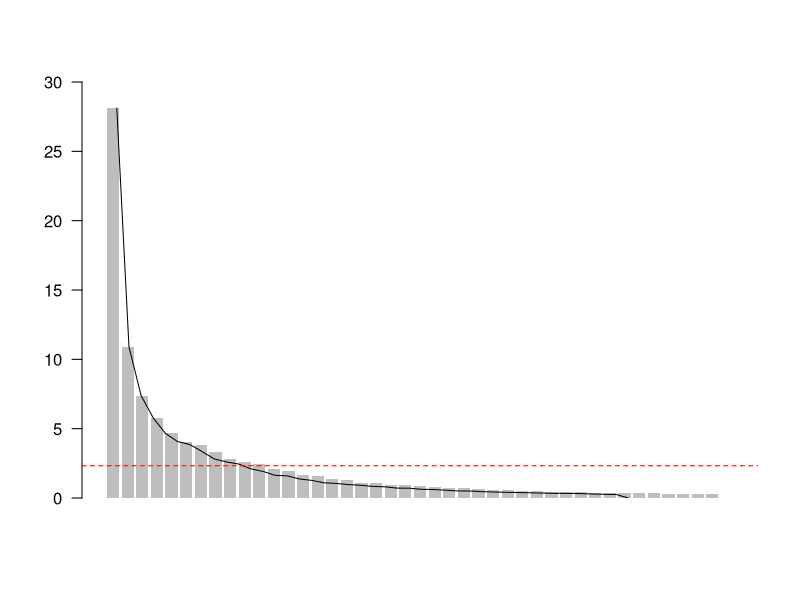
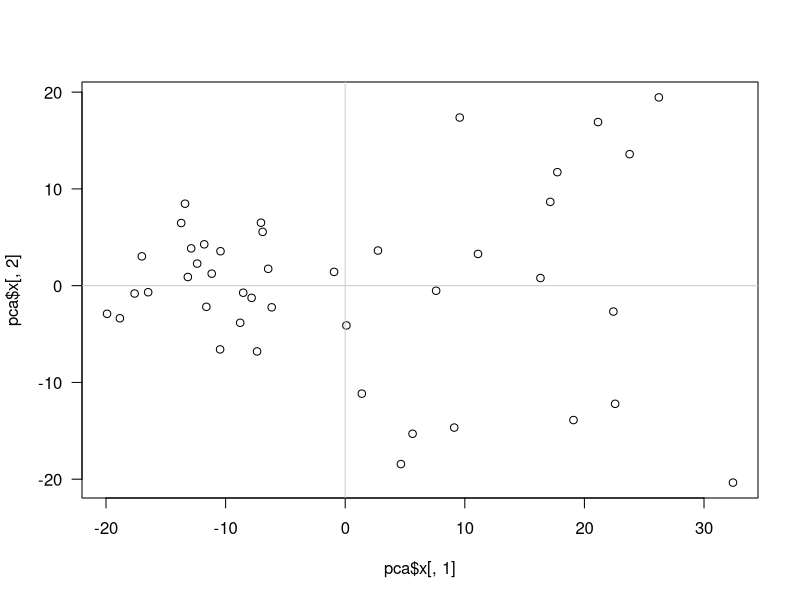
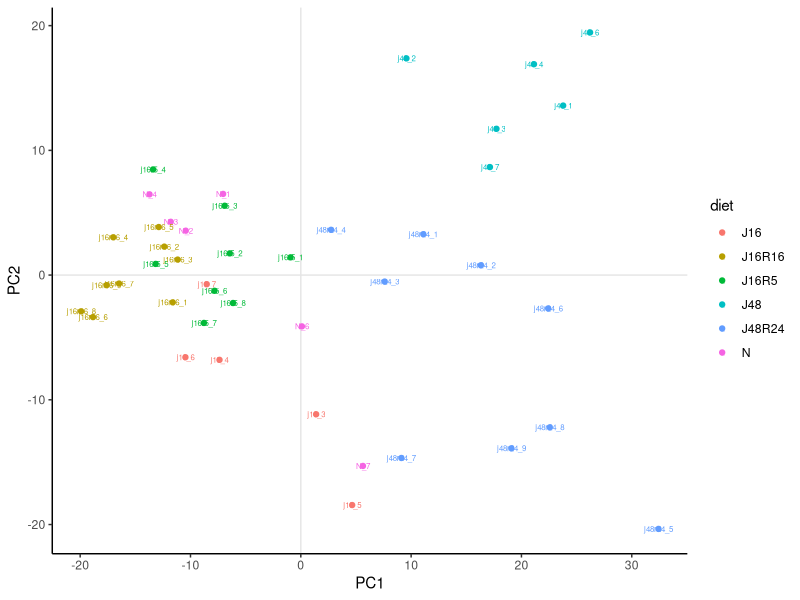
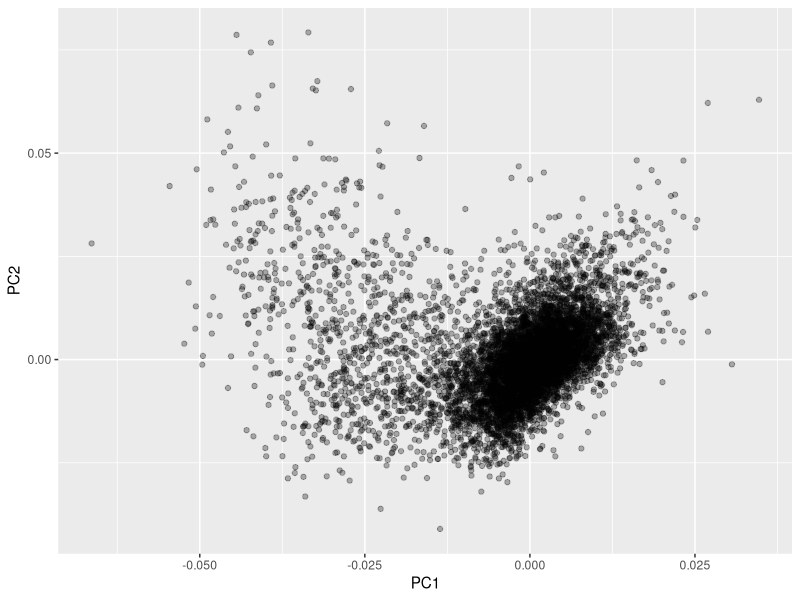
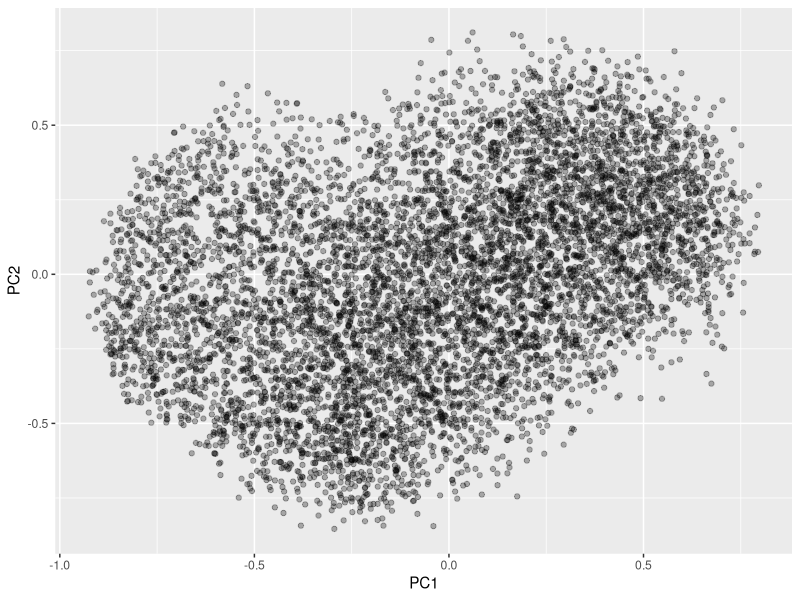

Reproduce these figures in R, in order.
## ---- chunk 1
knitr::opts_chunk$set(echo = TRUE)
library(FactoMineR)
library(ggplot2)
## ---- chunk 2
# load data
data(poulet)

dim(poulet)
## ---- chunk 3
summary(poulet$Diet)
## ---- chunk 4
pca <- prcomp(poulet[ ,-1], scale. = FALSE)
## ---- chunk 5
names(pca)
## ---- chunk 6
# standard devitions of PCs
head(pca$sdev)
## ---- chunk 7
# variances of PCs
head(pca$sdev^2)
## ---- chunk 8
pc_var <- data.frame(
  variance = round(pca$sdev^2, 4),
  percent = round(100 * pca$sdev^2 / sum(pca$sdev^2), 4),
  cum_percent = 100 * cumsum(pca$sdev^2 / sum(pca$sdev^2))
)

head(pc_var, n = 5)
tail(pc_var, n = 5)
## ---- chunk 9
barplot(pc_var$percent, las = 1, ylim = c(0, 30), border = NA)
lines(1:length(pc_var$percent), pc_var$percent)
abline(h = 100/43, col = "red", lty = 2)
## ---- chunk 10
plot(pca$x[ ,1], pca$x[ ,2], las = 1)
abline(h = 0, v = 0, col = "gray80")
## ---- chunk 11
pc_dat <- cbind.data.frame(
  diet = poulet$Diet,
  pca$x
)
head(pc_dat)
## ---- chunk 12
ggplot(data = pc_dat, aes(x = PC1, y = PC2, color = diet)) +
  geom_vline(xintercept = 0, color = "gray90") +
  geom_hline(yintercept = 0, color = "gray90") +
  geom_point() +
  geom_text(label = rownames(pc_dat), size = 2) +
  theme_classic()
## ---- chunk 13
load_dat <- as.data.frame(pca$rotation)

ggplot(data = load_dat, aes(x = PC1, y = PC2)) +
  geom_point(alpha = 0.3)
## ---- chunk 14
cor_dat <- as.data.frame(cor(poulet[ ,-1], pca$x))
## ---- chunk 15
ggplot(data = cor_dat, aes(x = PC1, y = PC2)) +
  geom_point(alpha = 0.3)
## ---- chunk 16
tail(cor_dat[order(abs(cor_dat[,1])),1,drop = FALSE], n = 10)
## ---- chunk 17
tail(cor_dat[order(abs(cor_dat[,2])),2,drop = FALSE], n = 10)
